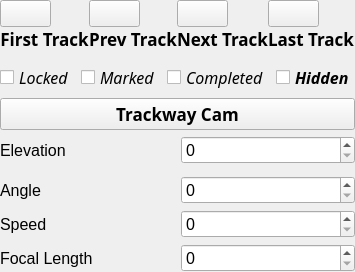
        <widget class="QWidget" name="navigationWidget" native="true">
         <property name="sizePolicy">
          <sizepolicy hsizetype="Expanding" vsizetype="Expanding">
           <horstretch>0</horstretch>
           <verstretch>0</verstretch>
          </sizepolicy>
         </property>
         <property name="font">
          <font>
           <family>Lucida Grande</family>
           <pointsize>12</pointsize>
          </font>
         </property>
         <layout class="QVBoxLayout" name="verticalLayout" stretch="1,0,1,0,1,0,1,1,1">
          <property name="margin">
           <number>0</number>
          </property>
          <item>
           <widget class="QWidget" name="controlsWidget" native="true">
            <property name="sizePolicy">
             <sizepolicy hsizetype="Expanding" vsizetype="Fixed">
              <horstretch>0</horstretch>
              <verstretch>0</verstretch>
             </sizepolicy>
            </property>
            <property name="minimumSize">
             <size>
              <width>2</width>
              <height>0</height>
             </size>
            </property>
            <property name="font">
             <font>
              <family>Lucida Grande</family>
              <pointsize>12</pointsize>
             </font>
            </property>
            <layout class="QHBoxLayout" name="horizontalLayout">
             <property name="spacing">
              <number>0</number>
             </property>
             <property name="margin">
              <number>0</number>
             </property>
             <item>
              <widget class="QWidget" name="firstWidget" native="true">
               <property name="sizePolicy">
                <sizepolicy hsizetype="Fixed" vsizetype="Expanding">
                 <horstretch>0</horstretch>
                 <verstretch>0</verstretch>
                </sizepolicy>
               </property>
               <property name="font">
                <font>
                 <pointsize>12</pointsize>
                </font>
               </property>
               <layout class="QVBoxLayout" name="verticalLayout_7">
                <property name="spacing">
                 <number>0</number>
                </property>
                <property name="margin">
                 <number>0</number>
                </property>
                <item>
                 <widget class="QPushButton" name="firstBtn">
                  <property name="sizePolicy">
                   <sizepolicy hsizetype="Fixed" vsizetype="Fixed">
                    <horstretch>0</horstretch>
                    <verstretch>0</verstretch>
                   </sizepolicy>
                  </property>
                  <property name="font">
                   <font>
                    <family>Lucida Grande</family>
                    <pointsize>12</pointsize>
                    <weight>75</weight>
                    <bold>true</bold>
                   </font>
                  </property>
                  <property name="acceptDrops">
                   <bool>false</bool>
                  </property>
                  <property name="text">
                   <string/>
                  </property>
                  <property name="icon">
                   <iconset>
                    <normaloff>mediaIcons/first.png</normaloff>mediaIcons/first.png</iconset>
                  </property>
                  <property name="iconSize">
                   <size>
                    <width>24</width>
                    <height>24</height>
                   </size>
                  </property>
                  <property name="flat">
                   <bool>false</bool>
                  </property>
                 </widget>
                </item>
                <item>
                 <widget class="QLabel" name="firstTrackLbl">
                  <property name="sizePolicy">
                   <sizepolicy hsizetype="Expanding" vsizetype="Fixed">
                    <horstretch>0</horstretch>
                    <verstretch>0</verstretch>
                   </sizepolicy>
                  </property>
                  <property name="font">
                   <font>
                    <family>Abadi MT Condensed Light</family>
                    <pointsize>13</pointsize>
                    <weight>75</weight>
                    <bold>true</bold>
                   </font>
                  </property>
                  <property name="contextMenuPolicy">
                   <enum>Qt::DefaultContextMenu</enum>
                  </property>
                  <property name="text">
                   <string>First Track</string>
                  </property>
                  <property name="alignment">
                   <set>Qt::AlignCenter</set>
                  </property>
                 </widget>
                </item>
               </layout>
              </widget>
             </item>
             <item>
              <widget class="QWidget" name="prevWIdget" native="true">
               <property name="sizePolicy">
                <sizepolicy hsizetype="Fixed" vsizetype="Expanding">
                 <horstretch>0</horstretch>
                 <verstretch>0</verstretch>
                </sizepolicy>
               </property>
               <property name="font">
                <font>
                 <pointsize>12</pointsize>
                </font>
               </property>
               <layout class="QVBoxLayout" name="verticalLayout_8" stretch="0,0">
                <property name="spacing">
                 <number>0</number>
                </property>
                <property name="margin">
                 <number>0</number>
                </property>
                <item>
                 <widget class="QPushButton" name="prevBtn">
                  <property name="sizePolicy">
                   <sizepolicy hsizetype="Fixed" vsizetype="Fixed">
                    <horstretch>0</horstretch>
                    <verstretch>0</verstretch>
                   </sizepolicy>
                  </property>
                  <property name="font">
                   <font>
                    <family>Lucida Grande</family>
                    <pointsize>12</pointsize>
                    <weight>75</weight>
                    <bold>true</bold>
                   </font>
                  </property>
                  <property name="acceptDrops">
                   <bool>false</bool>
                  </property>
                  <property name="text">
                   <string/>
                  </property>
                  <property name="icon">
                   <iconset>
                    <normaloff>mediaIcons/prev.png</normaloff>mediaIcons/prev.png</iconset>
                  </property>
                  <property name="iconSize">
                   <size>
                    <width>24</width>
                    <height>24</height>
                   </size>
                  </property>
                  <property name="flat">
                   <bool>false</bool>
                  </property>
                 </widget>
                </item>
                <item>
                 <widget class="QLabel" name="prevTrackLbl">
                  <property name="sizePolicy">
                   <sizepolicy hsizetype="Expanding" vsizetype="Fixed">
                    <horstretch>0</horstretch>
                    <verstretch>0</verstretch>
                   </sizepolicy>
                  </property>
                  <property name="font">
                   <font>
                    <family>Abadi MT Condensed Light</family>
                    <pointsize>13</pointsize>
                    <weight>75</weight>
                    <bold>true</bold>
                   </font>
                  </property>
                  <property name="text">
                   <string>Prev Track</string>
                  </property>
                  <property name="alignment">
                   <set>Qt::AlignCenter</set>
                  </property>
                  <property name="indent">
                   <number>0</number>
                  </property>
                 </widget>
                </item>
               </layout>
              </widget>
             </item>
             <item>
              <widget class="QWidget" name="nextWidget" native="true">
               <property name="sizePolicy">
                <sizepolicy hsizetype="Fixed" vsizetype="Expanding">
                 <horstretch>0</horstretch>
                 <verstretch>0</verstretch>
                </sizepolicy>
               </property>
               <property name="font">
                <font>
                 <pointsize>12</pointsize>
                </font>
               </property>
               <layout class="QVBoxLayout" name="verticalLayout_9">
                <property name="spacing">
                 <number>0</number>
                </property>
                <property name="margin">
                 <number>0</number>
                </property>
                <item>
                 <widget class="QPushButton" name="nextBtn">
                  <property name="sizePolicy">
                   <sizepolicy hsizetype="Fixed" vsizetype="Fixed">
                    <horstretch>0</horstretch>
                    <verstretch>0</verstretch>
                   </sizepolicy>
                  </property>
                  <property name="font">
                   <font>
                    <family>Lucida Grande</family>
                    <pointsize>12</pointsize>
                    <weight>75</weight>
                    <bold>true</bold>
                   </font>
                  </property>
                  <property name="acceptDrops">
                   <bool>false</bool>
                  </property>
                  <property name="text">
                   <string/>
                  </property>
                  <property name="icon">
                   <iconset>
                    <normaloff>mediaIcons/next.png</normaloff>mediaIcons/next.png</iconset>
                  </property>
                  <property name="iconSize">
                   <size>
                    <width>24</width>
                    <height>24</height>
                   </size>
                  </property>
                  <property name="flat">
                   <bool>false</bool>
                  </property>
                 </widget>
                </item>
                <item>
                 <widget class="QLabel" name="nextTrackLabel">
                  <property name="sizePolicy">
                   <sizepolicy hsizetype="Expanding" vsizetype="Fixed">
                    <horstretch>0</horstretch>
                    <verstretch>0</verstretch>
                   </sizepolicy>
                  </property>
                  <property name="font">
                   <font>
                    <family>Abadi MT Condensed Light</family>
                    <pointsize>13</pointsize>
                    <weight>75</weight>
                    <bold>true</bold>
                   </font>
                  </property>
                  <property name="text">
                   <string>Next Track</string>
                  </property>
                  <property name="alignment">
                   <set>Qt::AlignCenter</set>
                  </property>
                  <property name="indent">
                   <number>0</number>
                  </property>
                 </widget>
                </item>
               </layout>
              </widget>
             </item>
             <item>
              <widget class="QWidget" name="lastWidget" native="true">
               <property name="sizePolicy">
                <sizepolicy hsizetype="Fixed" vsizetype="Expanding">
                 <horstretch>0</horstretch>
                 <verstretch>0</verstretch>
                </sizepolicy>
               </property>
               <property name="font">
                <font>
                 <pointsize>12</pointsize>
                </font>
               </property>
               <layout class="QVBoxLayout" name="verticalLayout_10">
                <property name="spacing">
                 <number>0</number>
                </property>
                <property name="margin">
                 <number>0</number>
                </property>
                <item>
                 <widget class="QPushButton" name="lastBtn">
                  <property name="sizePolicy">
                   <sizepolicy hsizetype="Fixed" vsizetype="Fixed">
                    <horstretch>0</horstretch>
                    <verstretch>0</verstretch>
                   </sizepolicy>
                  </property>
                  <property name="font">
                   <font>
                    <family>Lucida Grande</family>
                    <pointsize>12</pointsize>
                    <weight>75</weight>
                    <bold>true</bold>
                   </font>
                  </property>
                  <property name="acceptDrops">
                   <bool>false</bool>
                  </property>
                  <property name="text">
                   <string/>
                  </property>
                  <property name="icon">
                   <iconset>
                    <normaloff>mediaIcons/next.png</normaloff>mediaIcons/next.png</iconset>
                  </property>
                  <property name="iconSize">
                   <size>
                    <width>24</width>
                    <height>24</height>
                   </size>
                  </property>
                  <property name="flat">
                   <bool>false</bool>
                  </property>
                 </widget>
                </item>
                <item>
                 <widget class="QLabel" name="lastTrackLbl">
                  <property name="sizePolicy">
                   <sizepolicy hsizetype="Expanding" vsizetype="Fixed">
                    <horstretch>0</horstretch>
                    <verstretch>0</verstretch>
                   </sizepolicy>
                  </property>
                  <property name="font">
                   <font>
                    <family>Abadi MT Condensed Light</family>
                    <pointsize>13</pointsize>
                    <weight>75</weight>
                    <bold>true</bold>
                   </font>
                  </property>
                  <property name="layoutDirection">
                   <enum>Qt::LeftToRight</enum>
                  </property>
                  <property name="text">
                   <string>Last Track</string>
                  </property>
                  <property name="alignment">
                   <set>Qt::AlignCenter</set>
                  </property>
                  <property name="indent">
                   <number>0</number>
                  </property>
                 </widget>
                </item>
               </layout>
              </widget>
             </item>
            </layout>
           </widget>
          </item>
          <item>
           <widget class="QWidget" name="trackInfoWidget" native="true">
            <property name="sizePolicy">
             <sizepolicy hsizetype="Expanding" vsizetype="Fixed">
              <horstretch>0</horstretch>
              <verstretch>0</verstretch>
             </sizepolicy>
            </property>
            <property name="font">
             <font>
              <family>Lucida Grande</family>
             </font>
            </property>
            <layout class="QHBoxLayout" name="horizontalLayout_13">
             <property name="spacing">
              <number>7</number>
             </property>
             <property name="margin">
              <number>0</number>
             </property>
            </layout>
           </widget>
          </item>
          <item>
           <widget class="QWidget" name="flagWidget" native="true">
            <property name="sizePolicy">
             <sizepolicy hsizetype="Preferred" vsizetype="Expanding">
              <horstretch>0</horstretch>
              <verstretch>0</verstretch>
             </sizepolicy>
            </property>
            <property name="contextMenuPolicy">
             <enum>Qt::DefaultContextMenu</enum>
            </property>
            <layout class="QHBoxLayout" name="horizontalLayout_16" stretch="1,1,1,1">
             <property name="margin">
              <number>0</number>
             </property>
             <item>
              <widget class="QCheckBox" name="lockedCkbx">
               <property name="font">
                <font>
                 <family>Abadi MT Condensed Extra Bold</family>
                 <italic>true</italic>
                </font>
               </property>
               <property name="text">
                <string>Locked</string>
               </property>
              </widget>
             </item>
             <item>
              <widget class="QCheckBox" name="markedCkbx">
               <property name="font">
                <font>
                 <family>Abadi MT Condensed Extra Bold</family>
                 <italic>true</italic>
                </font>
               </property>
               <property name="layoutDirection">
                <enum>Qt::LeftToRight</enum>
               </property>
               <property name="text">
                <string>Marked</string>
               </property>
              </widget>
             </item>
             <item>
              <widget class="QCheckBox" name="completedCkbx">
               <property name="font">
                <font>
                 <family>Abadi MT Condensed Extra Bold</family>
                 <italic>true</italic>
                </font>
               </property>
               <property name="layoutDirection">
                <enum>Qt::LeftToRight</enum>
               </property>
               <property name="text">
                <string>Completed</string>
               </property>
               <property name="autoRepeatInterval">
                <number>100</number>
               </property>
              </widget>
             </item>
             <item>
              <widget class="QCheckBox" name="hiddenCkbx">
               <property name="font">
                <font>
                 <family>Abadi MT Condensed Extra Bold</family>
                 <weight>75</weight>
                 <italic>true</italic>
                 <bold>true</bold>
                </font>
               </property>
               <property name="text">
                <string>Hidden</string>
               </property>
              </widget>
             </item>
            </layout>
           </widget>
          </item>
          <item>
           <widget class="QWidget" name="camWidget" native="true">
            <property name="sizePolicy">
             <sizepolicy hsizetype="Expanding" vsizetype="Fixed">
              <horstretch>0</horstretch>
              <verstretch>0</verstretch>
             </sizepolicy>
            </property>
            <property name="font">
             <font>
              <family>Abadi MT Condensed Extra Bold</family>
              <weight>75</weight>
              <bold>true</bold>
             </font>
            </property>
            <property name="contextMenuPolicy">
             <enum>Qt::DefaultContextMenu</enum>
            </property>
            <layout class="QHBoxLayout" name="horizontalLayout_5" stretch="0">
             <property name="spacing">
              <number>7</number>
             </property>
             <property name="margin">
              <number>0</number>
             </property>
             <item>
              <widget class="QPushButton" name="selectTrackwayCamBtn">
               <property name="sizePolicy">
                <sizepolicy hsizetype="Expanding" vsizetype="Fixed">
                 <horstretch>0</horstretch>
                 <verstretch>0</verstretch>
                </sizepolicy>
               </property>
               <property name="font">
                <font>
                 <family>Abadi MT Condensed Extra Bold</family>
                 <pointsize>13</pointsize>
                 <weight>75</weight>
                 <italic>false</italic>
                 <bold>true</bold>
                </font>
               </property>
               <property name="text">
                <string>Trackway Cam</string>
               </property>
              </widget>
             </item>
            </layout>
           </widget>
          </item>
          <item>
           <widget class="QWidget" name="selectionWidget_1" native="true">
            <property name="sizePolicy">
             <sizepolicy hsizetype="Expanding" vsizetype="Expanding">
              <horstretch>0</horstretch>
              <verstretch>0</verstretch>
             </sizepolicy>
            </property>
            <property name="font">
             <font>
              <family>Lucida Grande</family>
             </font>
            </property>
            <layout class="QHBoxLayout" name="horizontalLayout_7" stretch="0,0">
             <property name="spacing">
              <number>7</number>
             </property>
             <property name="margin">
              <number>0</number>
             </property>
             <item>
              <widget class="QLabel" name="label_5">
               <property name="text">
                <string>Elevation</string>
               </property>
              </widget>
             </item>
             <item>
              <widget class="QSpinBox" name="elevationSbox">
               <property name="maximum">
                <number>1000</number>
               </property>
              </widget>
             </item>
            </layout>
           </widget>
          </item>
          <item>
           <widget class="QWidget" name="selectionWidget_2" native="true">
            <property name="sizePolicy">
             <sizepolicy hsizetype="Expanding" vsizetype="Expanding">
              <horstretch>0</horstretch>
              <verstretch>0</verstretch>
             </sizepolicy>
            </property>
            <property name="font">
             <font>
              <family>Lucida Grande</family>
             </font>
            </property>
            <layout class="QHBoxLayout" name="horizontalLayout_17" stretch="">
             <property name="spacing">
              <number>7</number>
             </property>
             <property name="margin">
              <number>0</number>
             </property>
            </layout>
           </widget>
          </item>
          <item>
           <widget class="QWidget" name="operation1Widget" native="true">
            <property name="sizePolicy">
             <sizepolicy hsizetype="Expanding" vsizetype="Expanding">
              <horstretch>0</horstretch>
              <verstretch>0</verstretch>
             </sizepolicy>
            </property>
            <property name="font">
             <font>
              <family>Lucida Grande</family>
             </font>
            </property>
            <layout class="QHBoxLayout" name="horizontalLayout_12" stretch="0,0">
             <property name="spacing">
              <number>7</number>
             </property>
             <property name="margin">
              <number>0</number>
             </property>
             <item>
              <widget class="QLabel" name="label_6">
               <property name="text">
                <string>Angle</string>
               </property>
              </widget>
             </item>
             <item>
              <widget class="QSpinBox" name="angleSbox">
               <property name="maximum">
                <number>1000</number>
               </property>
              </widget>
             </item>
            </layout>
           </widget>
          </item>
          <item>
           <widget class="QWidget" name="operation2Widget" native="true">
            <property name="sizePolicy">
             <sizepolicy hsizetype="Expanding" vsizetype="Expanding">
              <horstretch>0</horstretch>
              <verstretch>0</verstretch>
             </sizepolicy>
            </property>
            <property name="font">
             <font>
              <family>Lucida Grande</family>
             </font>
            </property>
            <layout class="QHBoxLayout" name="horizontalLayout_14" stretch="0,0">
             <property name="spacing">
              <number>7</number>
             </property>
             <property name="margin">
              <number>0</number>
             </property>
             <item>
              <widget class="QLabel" name="label_7">
               <property name="text">
                <string>Speed</string>
               </property>
              </widget>
             </item>
             <item>
              <widget class="QSpinBox" name="speedSbox">
               <property name="maximum">
                <number>1000</number>
               </property>
              </widget>
             </item>
            </layout>
           </widget>
          </item>
          <item>
           <widget class="QWidget" name="operation3Widget" native="true">
            <property name="sizePolicy">
             <sizepolicy hsizetype="Expanding" vsizetype="Expanding">
              <horstretch>0</horstretch>
              <verstretch>0</verstretch>
             </sizepolicy>
            </property>
            <property name="font">
             <font>
              <family>Lucida Grande</family>
             </font>
            </property>
            <layout class="QHBoxLayout" name="horizontalLayout_15" stretch="0,0">
             <property name="spacing">
              <number>7</number>
             </property>
             <property name="margin">
              <number>0</number>
             </property>
             <item>
              <widget class="QLabel" name="label_8">
               <property name="text">
                <string>Focal Length</string>
               </property>
              </widget>
             </item>
             <item>
              <widget class="QSpinBox" name="fLengthSbox">
               <property name="maximum">
                <number>1000</number>
               </property>
              </widget>
             </item>
            </layout>
           </widget>
          </item>
         </layout>
        </widget>
